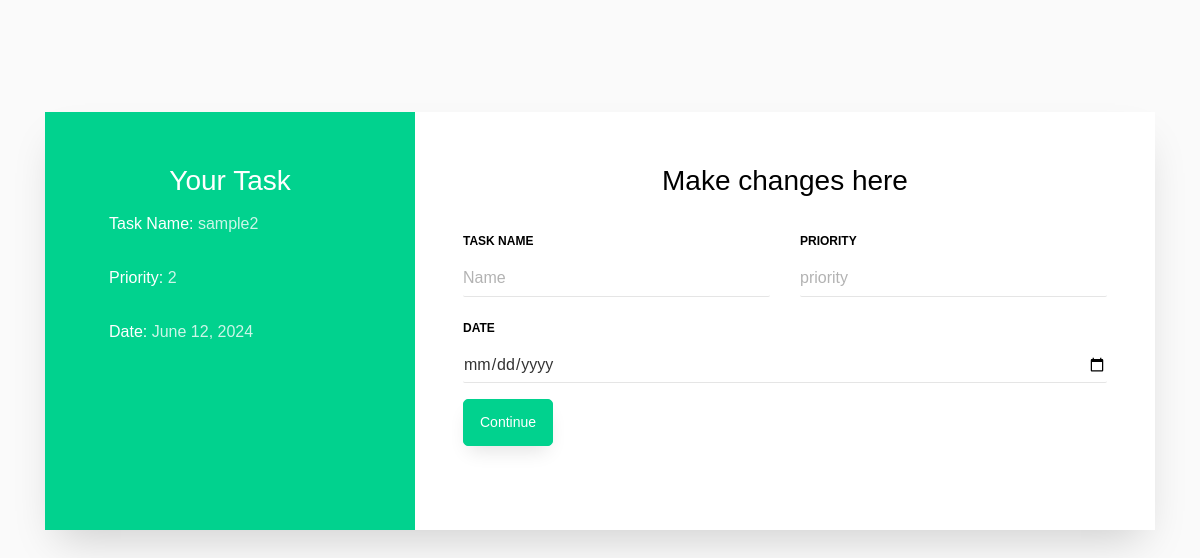
The page /update/27/ on the database its author committed.
### TODO_app/models.py (models this page shows, shortened)
class Task(models.Model):
    name=models.CharField(max_length=250)
    priority=models.IntegerField()
    date=models.DateField()

### TODO_app/views.py (the view)
# urls.py: path('update/<int:id>/',views.update,name='update'),
def update(request,id):
    task=Task.objects.get(id=id)
    f=TodoForm(request.POST or None, instance=task)
    if f.is_valid():
        f.save()
        return redirect('/')
    return render(request,'edit.html',{'f':f,'task':task})

### TODO_app/forms.py
class TodoForm(forms.ModelForm):
    class Meta:
        model=Task
        fields=['name','priority','date']

### templates/edit.html (shortened to what this page needs)
{% load static %}
<!doctype html>
<html lang="en">
  <head>
	<link rel="stylesheet" href="https://stackpath.bootstrapcdn.com/font-awesome/4.7.0/css/font-awesome.min.css">
	<link rel="stylesheet" href="{% static 'css/stylee.css' %}">
	</head>
	<body>
	<section class="ftco-section">
		<div class="container">
			<div class="row justify-content-center">
				<div class="col-md-12">
					<div class="wrapper">
						<div class="row no-gutters">
							<div class="col-lg-8 col-md-7 order-md-last d-flex align-items-stretch">
								<div class="contact-wrap w-100 p-md-5 p-4">
									<h3 class="mb-4" style="text-align: center;">Make changes here</h3>
                                                <form method="POST" id="contactForm" name="contactForm" class="contactForm">
                                                    <div class="row">
                                                        <div class="col-md-6">
                                                            <div class="form-group">
                                                                <label class="label" for="name">Task Name</label>
                                                                <input type="text" class="form-control" name="name" id="name" placeholder="Name">
                                                            </div>
                                                        </div>
                                                        <div class="col-md-6">
                                                            <div class="form-group">
                                                                <label class="label" for="email">Priority</label>
                                                                <input type="text" class="form-control" name="priority" id="priority" placeholder="priority">
                                                            </div>
                                                        </div>
                                                        <div class="col-md-12">
                                                            <div class="form-group">
                                                                <label class="label" for="subject">Date</label>
                                                                <input type="date" class="form-control" name="date" placeholder="Enter your date">
                                                            </div>
                                                        </div>
                                                        <div class="col-md-12">
                                                            <div class="form-group">
                                                                <input type="submit" value="Continue" class="btn btn-primary">
                                                            </div>
                                                        </div>
                                                    </div>
                                                </form>
                                            </div>
                                        </div>
                                        <div class="col-lg-4 col-md-5 d-flex align-items-stretch">
                                            <div class="info-wrap bg-primary w-100 p-md-5 p-4">
                                                <h3 style="text-align: center;">Your Task</h3>
                                        <div class="dbox w-100 d-flex align-items-start">
                                            <div class="text pl-3">
                                            <p><span>Task Name:</span> {{task.name}}</p>
                                        </div>
                                    </div>
                                        <div class="dbox w-100 d-flex align-items-center">
                                            <div class="text pl-3">
                                            <p><span>Priority:</span> {{task.priority}}</a></p>
                                        </div>
                                    </div>
                                        <div class="dbox w-100 d-flex align-items-center">
                                            <div class="text pl-3">
                                            <p><span>Date:</span> {{task.date}}</a></p>
                                        </div>
                                    </div>
                                </div>
							</div>
						</div>
					</div>
				</div>
			</div>
		</div>
	</section>
	</body>
</html>

### rows shown on the page
Task: name "sample2", priority "2", date "June 12, 2024"
